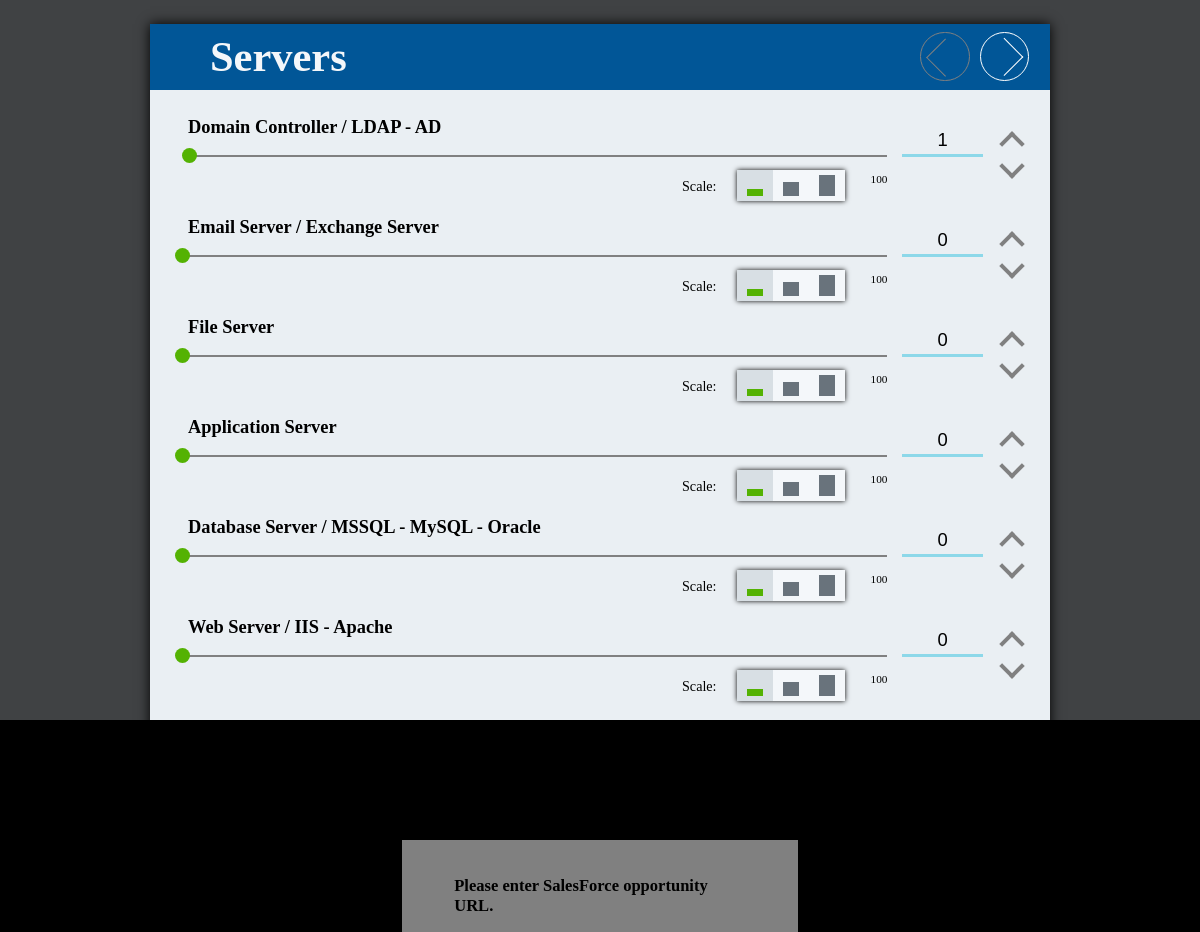
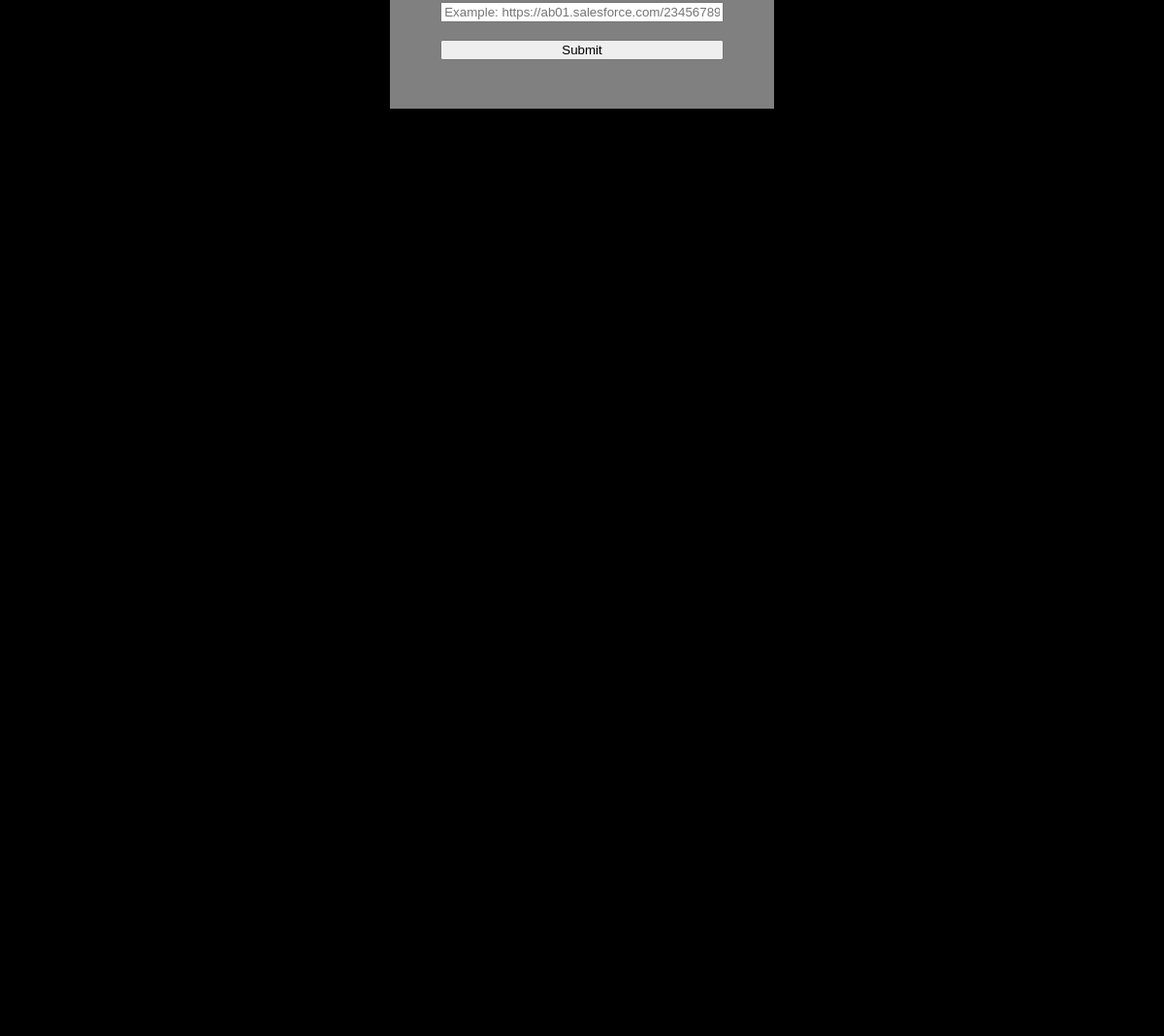
Page /index.php/anywhere on the committed database (2 pictures, top to bottom).
### tables this page shows
CREATE TABLE `slides` (
  `id` char(36) NOT NULL,
  `title` varchar(50) NOT NULL,
  `handle` varchar(45) NOT NULL,
  `position` int(11) NOT NULL,
  `sum_raw` int(1) NOT NULL DEFAULT '1',
  `sum_calc` int(1) NOT NULL DEFAULT '1',
  `add_to_total` int(1) NOT NULL,
  `add_to_eps_total` int(1) NOT NULL,
  `active` int(1) NOT NULL DEFAULT '1',
  PRIMARY KEY (`id`)
);

CREATE TABLE `fields` (
  `id` char(36) NOT NULL,
  `slide` char(36) NOT NULL,
  `title` varchar(100) NOT NULL,
  `handle` varchar(45) DEFAULT NULL,
  `parent_handle` varchar(45) NOT NULL,
  `position` int(11) DEFAULT NULL,
  `global` int(1) DEFAULT '0',
  `tab_order` int(11) DEFAULT NULL,
  `default_val` int(11) NOT NULL DEFAULT '0',
  `weight` char(36) NOT NULL,
  `required` int(11) NOT NULL DEFAULT '1',
  `function` varchar(400) NOT NULL,
  `active` int(11) NOT NULL DEFAULT '1',
  PRIMARY KEY (`id`)
);

### application/controllers/Anywhere.php (called while the page is built)
<?php if ( !defined( 'BASEPATH' ) ) exit( 'No direct script access allowed' );
class Anywhere extends CI_Controller {
  public function index()
  {
    $this->load->model('calculator_model');
    $data[ 'calc_data' ][ 'slides' ] = $this->calculator_model->slides;
    $data[ 'def_field_values' ] = json_encode( $this->calculator_model->slides_mod );
    $this->load->view( 'anywherecalcview', $data );
  }
}

### index.php (called while the page is built, shortened)
<?php
require_once BASEPATH.'core/CodeIgniter.php';

### application/models/Calculator_model.php (called while the page is built, shortened)
<?php	if (!defined('BASEPATH')) exit('No direct script access allowed');
class Calculator_model extends CI_Model {
	public $slides;
	public function __construct()
	{
		$this->get_slides();
		foreach ($this->slides as $slide)
		{
			$fields = $this->get_fields($slide['handle']);
			foreach ($fields as $field)
			{
				$this->slides[$slide['position']]['fields'][$field['position']] = $field;
			}
		}
	}
	public function get_slides()
	{
		$query = $this->db->query('SELECT id, title, handle, position, sum_raw, sum_calc, add_to_total, add_to_eps_total FROM slides WHERE active = 1 ORDER BY position');
		foreach ( $query->result() as $row )
		{
			$this->slides[ $row->position ] = array(
				'position' => $row->position,
				'sum_raw' => $row->sum_raw,
				'sum_calc' => $row->sum_calc,
				'add_to_total' => $row->add_to_total,
				'add_to_eps_total' => $row->add_to_eps_total,
				'title' => $row->title,
				'handle' => $row->handle,
				'fields' => array() ) ;
		}
	}
	public function get_fields($slide_name)
	{
		$results = array();
		$query = $this->db->query('SELECT fields.id, fields.title, fields.handle, fields.parent_handle, fields.position, fields.global, fields.tab_order, fields.default_val, weights.value as \'weight\', fields.required, fields.function FROM fields LEFT JOIN weights ON (fields.weight = weights.id) WHERE parent_handle = \'' . $slide_name . '\' AND fields.active = 1 ORDER BY position');
		foreach ( $query->result() as $field )
		{
			$results[$field->position]['title'] = $field->title;
			$results[$field->position]['position'] = $field->position;
			$results[$field->position]['global'] = $field->global;
			$results[$field->position]['tab_order'] = $field->tab_order;
			$results[$field->position]['default_val'] = $field->default_val;
			$results[$field->position]['weight'] = $field->weight;
			$results[$field->position]['required'] = $field->required;
			$results[$field->position]['function'] = $field->function;
			$results[$field->position]['handle'] = $field->handle;
			$results[$field->position]['parent_handle'] = $field->parent_handle;
		}
		return $results;
	}
}

### application/views/anywherecalcview.php (the view, shortened to what this page needs)
<html>
  <head>
    <link rel="stylesheet" type="text/css" media="screen" href="/assets/css/buttons.css">
    <link rel="stylesheet" type="text/css" media="screen" href="/assets/css/slider_field.css">
    <link rel="stylesheet" type="text/css" media="print" href="/assets/css/slide_ui_print.css">
    <link rel="stylesheet" type="text/css" media="screen" href="/assets/css/slide_ui.css">
    <link rel="stylesheet" type="text/css" media="screen" href="/assets/css/dbl_dropdown.css">
    <link rel="stylesheet" type="text/css" media="print" href="/ssets/css/report_print.css">
    <link rel="stylesheet" type="text/css" media="screen" href="/assets/css/report.css">
    <link rel="stylesheet" type="text/css" media="screen" href="/assets/css/dev_helper.css">
  </head>
  <body>
      <div id="slides_wrapper" class="shown">
        <div class="button_wrapper" id="previous_button">
          <div class="button_circle disabled" onmousedown="( function( el ) { button_down( el ); previous_slide( el ); } )( this )" onmouseup="button_up( this )" onmouseout="button_up( this )">
            <div class="button_arrow button_arrow_left">
            </div>
          </div>
        </div>
        <?php foreach ($calc_data['slides'] as $slide): ?>
          <div data-slide-position="<?php echo $slide['position']; ?>" id="<?php echo $slide['handle']; ?>" class="slide unselected">
            <h3 class="slide_title"><?php echo $slide['title']; ?></h3>
              <div id="fields_wrapper">
                <ul id="fields_list">
                <?php if ($slide['handle'] !== 'misc'): ?>
                  <?php foreach ($slide['fields'] as $field): ?>
                    <li>
                      <div class="range_outer_wrapper">
                        <h3><?php echo $field['title']; ?></h3>
                        <div class="range_wrapper">
                          <input type="range" name="range-<?php echo $slide['handle'] . '-' . $field['handle']; ?>" id="range-<?php echo $slide['handle'] . '-' . $field['handle']; ?>" min=0 max=100 value=<?php echo $field['default_val']; ?>  oninput="updateRange( this )">
                          <div class="range_line">&nbsp;</div>
                        </div>
                        <ul class="number_box_list">
                          <li class="number_box">
                            <input class="number_input" type="number" name="number-<?php echo $slide['handle'] . '-' . $field['handle']; ?>" id="number-<?php echo $slide['handle'] . '-' . $field['handle']; ?>" min=0 max=100 step=1 value=<?php echo $field['default_val']; ?> onchange="( function( el ){ el.parentElement.parentElement.previousElementSibling.firstElementChild.value = el.valueAsNumber; updateRange( el.parentElement.parentElement.previousElementSibling.firstElementChild ); } )( this )" >
                          </li>
                          <li class="arrow_box_li">
                            <ul class="arrow_box">
                              <li class="number_up" onmouseup="( function( el ) { el.style.backgroundColor = 'transparent'; el.firstElementChild.style.borderColor = 'grey'; clearInterval( int_cont ); clearTimeout( tmt_cont ); } )( this )" onmousedown="( function( el ){ number_up( el ); button_repeater( el ); } )( this )" onmouseout="( function( el ) { el.style.backgroundColor = 'transparent'; el.firstElementChild.style.borderColor = 'grey'; clearInterval( int_cont ); clearTimeout( tmt_cont ); } )( this )">
                                <div class="number_up_inner"></div>
                              </li>
                              <li class="number_down" onmouseup="( function( el ) { el.style.backgroundColor = 'transparent'; el.firstElementChild.style.borderColor = 'grey'; clearInterval( int_cont ); clearTimeout( tmt_cont ); } )( this )" onmousedown="( function( el ) { number_down( el ); button_repeater( el ); } )( this )" onmouseout="( function( el ) { el.style.backgroundColor = 'transparent'; el.firstElementChild.style.borderColor = 'grey'; clearInterval( int_cont ); clearTimeout( tmt_cont ); } )( this )">
                                <div class="number_down_inner"></div>
                              </li>
                            </ul>
                          </li>
                        </ul>
                        <div class="max_adj_display">100</div>
                        <div class="max_adj">
                          <ul class="range_list">
                            <li class="list_item range1 rselected" onclick="selectThisRange( this )"></li>
                            <li class="list_item range2 runselected" onclick="selectThisRange( this )"></li>
                            <li class="list_item range3 runselected" onclick="selectThisRange( this )"></li>
                          </ul>
                        </div>
                      </div>
                    </li>
                  <?php endforeach; ?>
                <?php endif; ?>
                </ul>
              </div>
          </div>
        <?php endforeach;?>
        <div class="button_wrapper" id="next_button">
          <div class="button_circle active" onmousedown="( function( el ) { button_down( el ); next_slide( el ); } )( this )" onmouseup="button_up( this )" onmouseout="button_up( this )">
            <div class="button_arrow button_arrow_right">
            </div>
          </div>
        </div>
      </div>
      <div id="report_wrapper">
        <div id="report_wrapper_inner">
        </div>
      </div>
  </body>
</html>

### assets/css/buttons.css (style rules this page uses)
.button_wrapper { width:3.5vw; height:3.5vw; top:0vw; position:absolute; z-index:15; cursor:default; padding:.25vw; }
.button_circle { position:relative; background-color:transparent; transition: background-color 60ms, border-color 60ms; box-sizing:border-box; width: 3.5em; height: 3.5em; margin:auto; top:.05em; border-radius: 3.5em; border:.1vw solid white; }
.button_arrow { position: relative; box-sizing:border-box; border-left:.15vw solid white; border-bottom:.15vw solid white; transition: border-color 60ms; z-index:5; bottom:-.3em; margin: auto; height:.75em; width:.75em; overflow:hidden; font-size:2.5em; }
.button_arrow_left { -ms-transform: rotate(45deg); -webkit-transform: rotate(45deg); transform: rotate(45deg); }
.button_arrow_right { -ms-transform: rotate(225deg); -webkit-transform: rotate(225deg); transform: rotate(225deg); }
.button_circle.disabled { border-color:grey; pointer-events:none; }
.button_circle.disabled .button_arrow { border-color:grey !important; pointer-events:none; }

### assets/css/slider_field.css (style rules this page uses)
input[type="range"] { -webkit-appearance: none; -webkit-tap-highlight-color: rgba(255, 255, 255, 0); position:absolute; top:18px; width: 99%; margin-left:1%; height: 5px; margin: 0px; border: none; padding: 1px 2px; border-radius: 14px; z-index:2; background: transparent; outline: none; background-image: -webkit-linear-gradient( top left, transparent, transparent 1%, grey 1%, grey 0%, transparent 0% ); }
.range_wrapper { position:absolute; top:25px; height:40px; left:5px; right:130px; }
.range_line { position:absolute; border-top: 2px solid grey; width:96%; margin-left:2%; top:20px; z-index:1; }
.range_outer_wrapper { position:relative; height:100px; box-sizing:border-box; width:80%; margin:0 auto; }
.range_outer_wrapper h3 { box-sizing:border-box; cursor:default; margin:0px; height:25px; padding-left:20px; padding-top:.4em; font-size:1.3em; }
.number_box_list { padding:0px; margin:0px; position:absolute; list-style:none; top:15px; right:10px; height:60px; width:120px; }
.number_box_list li { box-sizing:border-box; padding:0px; height:100%; float:left; }
.number_box { width:90px; }
.arrow_box_li { width:30px; }
.arrow_box { list-style:none; padding:0px; height:100%; margin-left:5px; }
.arrow_box li { height:30px; width:30px; float:none; }
.number_input { box-sizing:border-box; border: none; border-bottom:3px solid rgba(0, 179, 217, .4); width:90%; padding:0px; margin:0px; margin-top:2px; height:50%; text-align:center; font-size:1.3em; background-color:transparent; }
.number_up { box-sizing:border-box; }
.number_up_inner { -ms-transform: rotate(45deg); -webkit-transform: rotate(45deg); transform: rotate(45deg); cursor:default; position:absolute; border-top:4px solid grey; border-left:4px solid grey; width:14px; height:14px; right:6px; top:10px; }
.number_down { box-sizing:border-box; }
.number_down_inner { -ms-transform: rotate(45deg); -webkit-transform: rotate(45deg); transform: rotate(45deg); cursor:default; position:absolute; border-bottom:4px solid grey; border-right:4px solid grey; width:14px; height:14px; right:6px; bottom:10px; }
.max_adj_display { position:absolute; width:60px; text-align:center; bottom:25px; right:123px; font-size:.8em; cursor:default; }
.max_adj { width:110px; height:30px; position:absolute; bottom:10px; right:185px; cursor:default; }
ul.range_list::before { position:absolute; left:-55px; top:8px; content:"Scale:"; }
ul.range_list { box-shadow: 0px 0px 5px; width:108px; height:31px; list-style-type:none; padding:0px; margin:0px; position:absolute; left:0px; }
.range_list li { box-sizing: border-box; background-color:#69737c; transition: border-color 500ms; transition: background-color 500ms; border-left:10px solid white; border-right:10px solid white; border-top:5px solid white; border-bottom:5px solid white; height:31px; width:36px; float:left; }
.range1 { border-top: 19px solid #f4f7fa !important; }
.range2 { border-top: 12px solid #f4f7fa !important; }
.range3 { border-top: 5px solid #f4f7fa !important; }
.rselected { border-color:#d8dfe4 !important; background-color:#54b203 !important; }
.runselected { border-color:#f4f7fa !important; background-color:#69737c !important; }

### assets/css/report_print.css (style rules this page uses)
#report_wrapper { position:relative; width:100%; margin: 0; z-index:-1; top:0px; padding-top:100px; padding-bottom:200px; }
#report_wrapper_inner { flex-direction:column; position:relative; width:100%; margin:0 auto; -webkit-filter: blur(0px) !important; filter: blur(0px) !important; transition: filter 600ms; }

### rows in the picture
slides: title "Servers"
fields: title "Domain Controller / LDAP - AD", default_val "1"
fields: title "Email Server / Exchange Server", default_val "0"
fields: title "File Server", default_val "0"
fields: title "Application Server", default_val "0"
fields: title "Database Server / MSSQL - MySQL - Oracle", default_val "0"
fields: title "Web Server / IIS - Apache", default_val "0"
